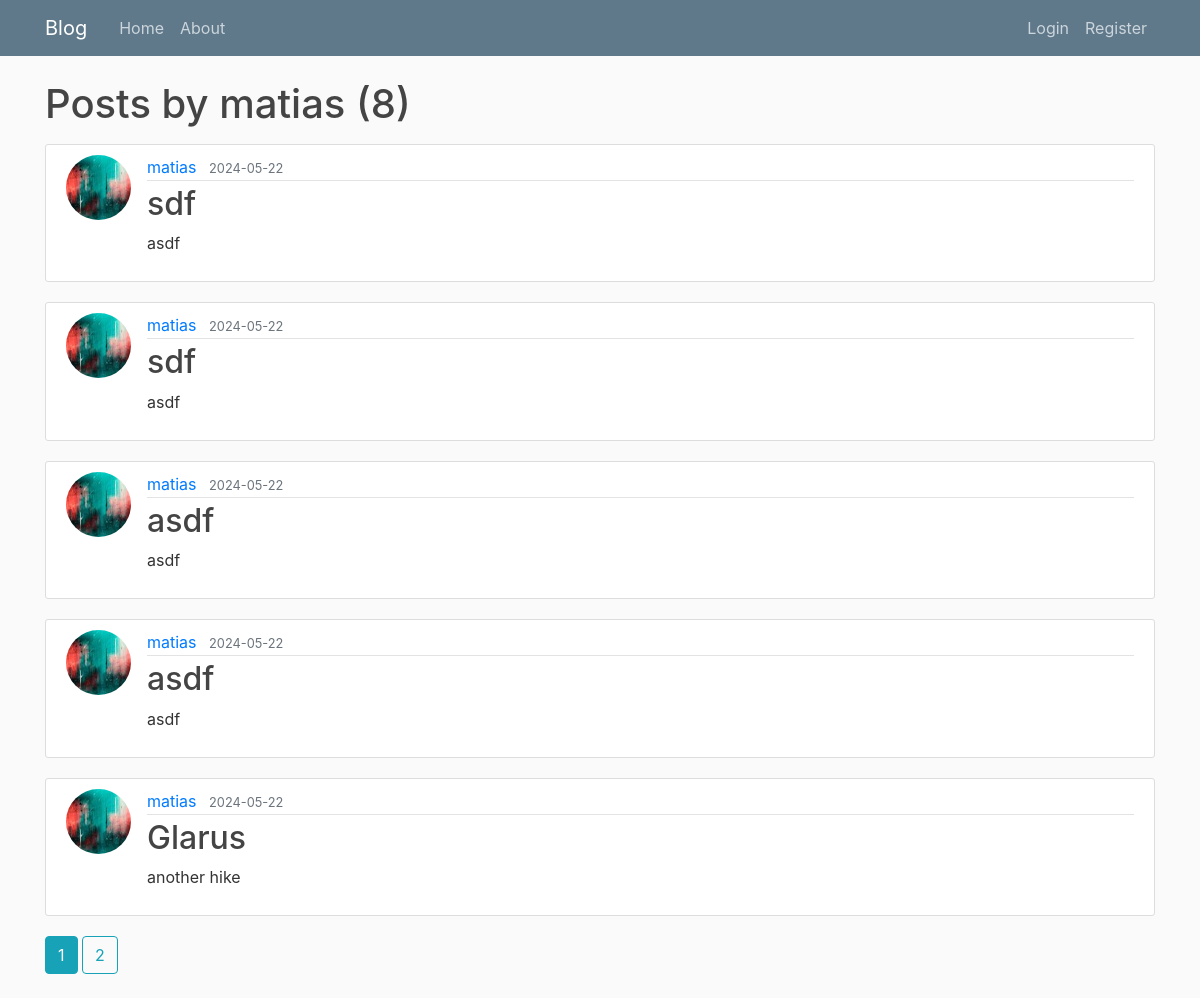
/user/matias, run on the app's committed database.
### flaskblog/models.py (models this page shows, shortened)
class User(db.Model, UserMixin):
    id = db.Column(db.Integer, primary_key=True)
    username = db.Column(db.String(20), unique=True, nullable=False)
    email = db.Column(db.String(120), unique=True, nullable=False)
    image_file = db.Column(db.String(20), nullable=False, default='default.jpg')
    password = db.Column(db.String(60), nullable=False)
    posts = db.relationship('Post', backref='author', lazy=True)

class Post(db.Model):
    id = db.Column(db.Integer, primary_key=True)
    title = db.Column(db.String(100), nullable=False)
    date_posted = db.Column(db.DateTime, nullable=False, default=datetime.utcnow)
    content = db.Column(db.Text, nullable=False)
    user_id = db.Column(db.Integer, db.ForeignKey('user.id'), nullable=False)
    gpx_file = db.Column(db.String(20), nullable=True)

### flaskblog/users/routes.py (the view)
@users.route("/user/<string:username>")
def user_posts(username):
    page = request.args.get('page',1, type=int)
    user = User.query.filter_by(username=username).first_or_404()
    posts = Post.query.filter_by(author=user)\
                    .order_by(Post.date_posted.desc())\
                    .paginate(page=page, per_page=5)
    return render_template('user_posts.html', posts=posts, user=user)

### flaskblog/templates/user_posts.html
{% extends 'layout.html' %}
{% block content %}
<h1 class="mb-3">Posts by {{ user.username }} ({{ posts.total }})</h1>
{% for post in posts.items %}
<article class="media content-section">
    <img class="rounded-circle article-img" src="{{ url_for('static', filename='profile_pics/' + post.author.image_file) }}">
    <div class="media-body">
        <div class="article-metadata">
            <a class="mr-2" href="{{ url_for('users.user_posts', username=post.author.username) }}">{{ post.author.username }}</a>
            <small class="text-muted">{{ post.date_posted.strftime('%Y-%m-%d') }}</small>
        </div>
        <h2><a class="article-title" href="{{ url_for('posts.post', post_id=post.id) }}">{{ post.title }}</a></h2>
        <p class="article-content">{{ post.content }}</p>
    </div>
</article>
{% endfor %}
{% for page_num in posts.iter_pages(left_edge=1, right_edge=1, left_current=1, right_current=2) %}
    {% if page_num %}
        {% if posts.page == page_num %}
        <a class="btn btn-info mb-4" href="{{ url_for('users.user_posts', username=user.username, page=page_num) }}">{{ page_num }}</a>
        {% else %}
        <a class="btn btn-outline-info mb-4" href="{{ url_for('users.user_posts', username=user.username, page=page_num) }}">{{ page_num }}</a>
        {% endif %}
    {% else %}
        ...
    {% endif%}
{% endfor%}
{% endblock content %}

### flaskblog/static/main.css (style rules this page uses)
body { background: #fafafa; color: #333333; margin-top: 5rem; }
h1, h2, h3, h4, h5, h6 { color: #444444; }
.content-section { background: #ffffff; padding: 10px 20px; border: 1px solid #dddddd; border-radius: 3px; margin-bottom: 20px; }
.article-title { color: #444444; }
.article-content { white-space: pre-line; }
.article-img { height: 65px; width: 65px; margin-right: 16px; }
.article-metadata { padding-bottom: 1px; margin-bottom: 4px; border-bottom: 1px solid #e3e3e3 }

### data on the page
User: username "matias"
Post: image_file (picture), author.username "matias", date_posted "2024-05-22", title "sdf", content "asdf"
Post: image_file (picture), author.username "matias", date_posted "2024-05-22", title "sdf", content "asdf"
Post: image_file (picture), author.username "matias", date_posted "2024-05-22", title "asdf", content "asdf"
Post: image_file (picture), author.username "matias", date_posted "2024-05-22", title "asdf", content "asdf"
Post: image_file (picture), author.username "matias", date_posted "2024-05-22", title "Glarus", content "another hike"

### other printed values
{{ posts.total }} "8"
{{ page_num }} "1"
{{ page_num }} "2"
